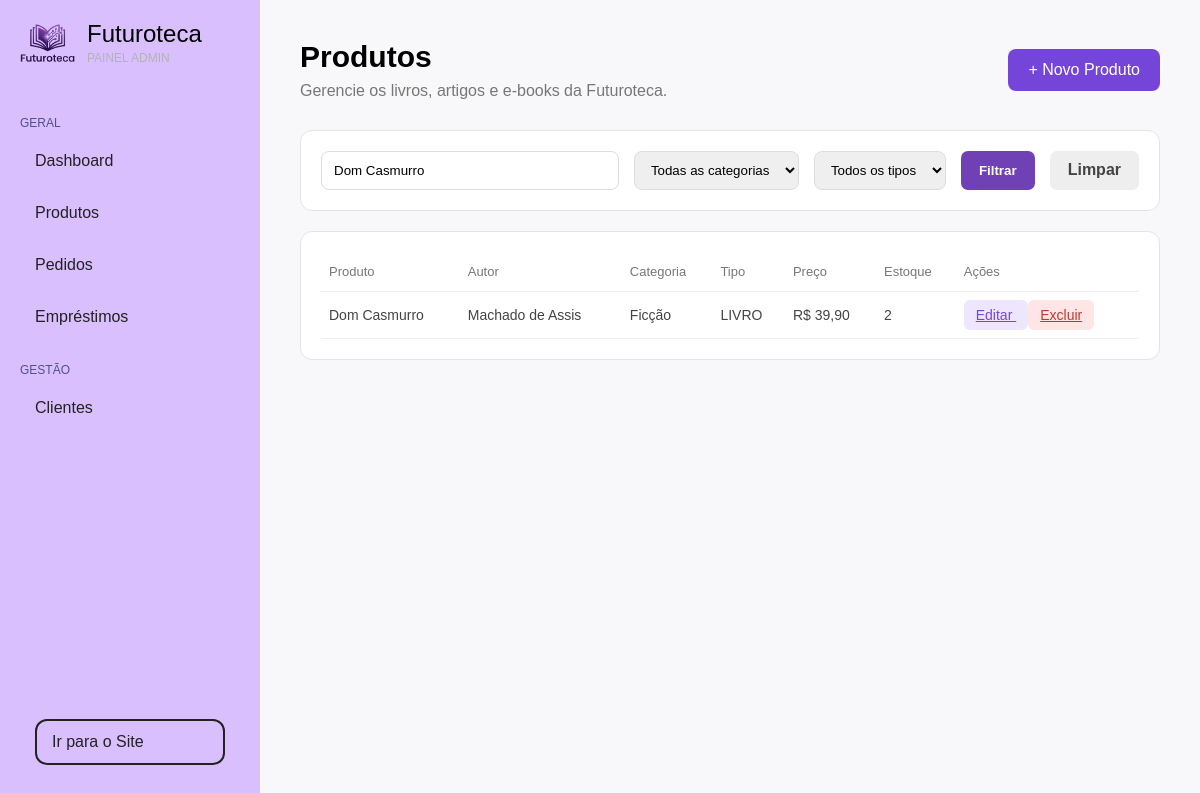
The app's page /dashboard/produtos.php?busca=Dom Casmurro (signed in) with its own data.
### tables this page shows
CREATE TABLE `produto` (
  `id_produto` int(11) NOT NULL,
  `titulo` varchar(150) NOT NULL,
  `autor` varchar(100) DEFAULT NULL,
  `categoria` varchar(80) NOT NULL,
  `tipo` enum('LIVRO','EBOOK','ARTIGO') NOT NULL,
  `preco` decimal(10,2) NOT NULL,
  `preco_promocional` decimal(10,2) DEFAULT NULL,
  `estoque` int(11) NOT NULL DEFAULT 0,
  `descricao` text DEFAULT NULL,
  `imagem` varchar(255) DEFAULT NULL
);

### dashboard/produtos.php (the view, shortened to what this page needs)
<?php
require_once '../crud.php';
$busca = $_GET["busca"] ?? "";
$sql = "SELECT * FROM produto WHERE 1=1";
$params = [];
if (!empty($busca)) {
    $sql .= " AND (titulo LIKE ? OR autor LIKE ?)";
    $params[] = "%" . $busca . "%";
    $params[] = "%" . $busca . "%";
}
$sql .= " ORDER BY titulo";
$stmt = $pdo->prepare($sql);
$stmt->execute($params);
$produtos = $stmt->fetchAll(PDO::FETCH_ASSOC);
?>
<!DOCTYPE html>
<html lang="pt-br">
<head>
    <link rel="stylesheet" href="../css/dashboard.css">
</head>
<body>
    <?php include 'partials/sidebar.php'; ?>
    <main class="conteudo">
        <div class="cabecalho-pagina">
            <div>
                <h1>Produtos</h1>
                <p>Gerencie os livros, artigos e e-books da Futuroteca.</p>
            </div>
            <a href="cadastrar-produto.php" class="btn-novo-produto">
                + Novo Produto
            </a>
        </div>
        <form method="GET" class="filtros-produtos">
            <input type="text" name="busca" placeholder="Buscar por título ou autor..."
                value="<?= htmlspecialchars($busca) ?>">
            <select name="categoria">
                <option value="">Todas as categorias</option>
            </select>
            <select name="tipo">
                <option value="">Todos os tipos</option>
            </select>
            <button type="submit" class="btn-filtrar">
                Filtrar
            </button>
            <a href="produtos.php" class="btn-limpar">
                Limpar
            </a>
        </form>
        <div class="tabela-produtos">
            <table>
                <thead>
                    <tr>
                        <th>Produto</th>
                        <th>Autor</th>
                        <th>Categoria</th>
                        <th>Tipo</th>
                        <th>Preço</th>
                        <th>Estoque</th>
                        <th>Ações</th>
                    </tr>
                </thead>
                <tbody>
                    <?php foreach ($produtos as $produto): ?>
                        <tr>
                            <td>
                                <?= htmlspecialchars($produto["titulo"]) ?>
                            </td>
                            <td>
                                <?= htmlspecialchars($produto["autor"]) ?>
                            </td>
                            <td>
                                <?= htmlspecialchars($produto["categoria"]) ?>
                            </td>
                            <td>
                                <?= htmlspecialchars($produto["tipo"]) ?>
                            </td>
                            <td>
                                R$ <?= number_format($produto["preco"], 2, ",", ".") ?>
                            </td>
                            <td>
                                <?= $produto["estoque"] ?>
                            </td>
                            <td>
                                <a href="editar-produto.php?id=<?= $produto['id_produto'] ?>" class="btn-editar">
                                    Editar
                                </a>
                                <a href="excluir-produto.php?id=<?= $produto['id_produto'] ?>" class="btn-excluir"
                                    onclick="return confirm('Tem certeza que deseja excluir este produto?')">
                                    Excluir
                                </a>
                            </td>
                        </tr>
                    <?php endforeach; ?>
                </tbody>
            </table>
        </div>
    </main>
</body>
</html>

### css/dashboard.css (style rules this page uses)
* { margin: 0; padding: 0; box-sizing: border-box; }
body { font-family: Arial, sans-serif; display: flex; background-color: #f7f7f7f7; }
.conteudo { flex: 1; padding: 40px; }
.conteudo { flex: 1; padding: 40px; background-color: #f8f8fa; }
table { width: 100%; border-collapse: collapse; }
th { text-align: left; color: #777; font-size: 13px; font-weight: 500; padding: 12px 8px; border-bottom: 1px solid #eeeeee; }
td { padding: 15px 8px; font-size: 14px; color: #444; border-bottom: 1px solid #eeeeee; }
.cabecalho-pagina { display: flex; justify-content: space-between; align-items: center; margin-bottom: 30px; }
.cabecalho-pagina h1 { font-size: 30px; margin-bottom: 8px; }
.cabecalho-pagina p { color: #777; }
.btn-novo-produto { background-color: #7445d8; color: white; border: none; padding: 12px 20px; border-radius: 8px; cursor: pointer; text-decoration: none; }
.filtros-produtos { display: flex; gap: 15px; background-color: white; padding: 20px; margin-bottom: 20px; border: 1px solid #e4e4e4; border-radius: 12px; }
.filtros-produtos input { flex: 1; }
.filtros-produtos input, .filtros-produtos select { padding: 10px 12px; border: 1px solid #ddd; border-radius: 8px; outline: none; }
.tabela-produtos { background-color: white; border: 1px solid #e4e4e4; border-radius: 12px; padding: 20px; }
.btn-editar, .btn-excluir { border: none; padding: 7px 12px; border-radius: 6px; cursor: pointer; }
.btn-editar { background-color: #eee6ff; color: #7445d8; }
.btn-excluir { background-color: #ffe5e5; color: #c0392b; }
.btn-filtrar { background-color: #7040b5; color: white; border: none; border-radius: 7px; padding: 10px 18px; font-weight: 600; cursor: pointer; transition: 0.2s; }
.btn-limpar { background-color: #eeeeee; color: #444; padding: 10px 18px; border-radius: 7px; text-decoration: none; font-weight: 600; transition: 0.2s; }

### records on screen
produto: titulo "Dom Casmurro", autor "Machado de Assis", categoria "Ficção", tipo "LIVRO", preco "39,90", estoque "2"
